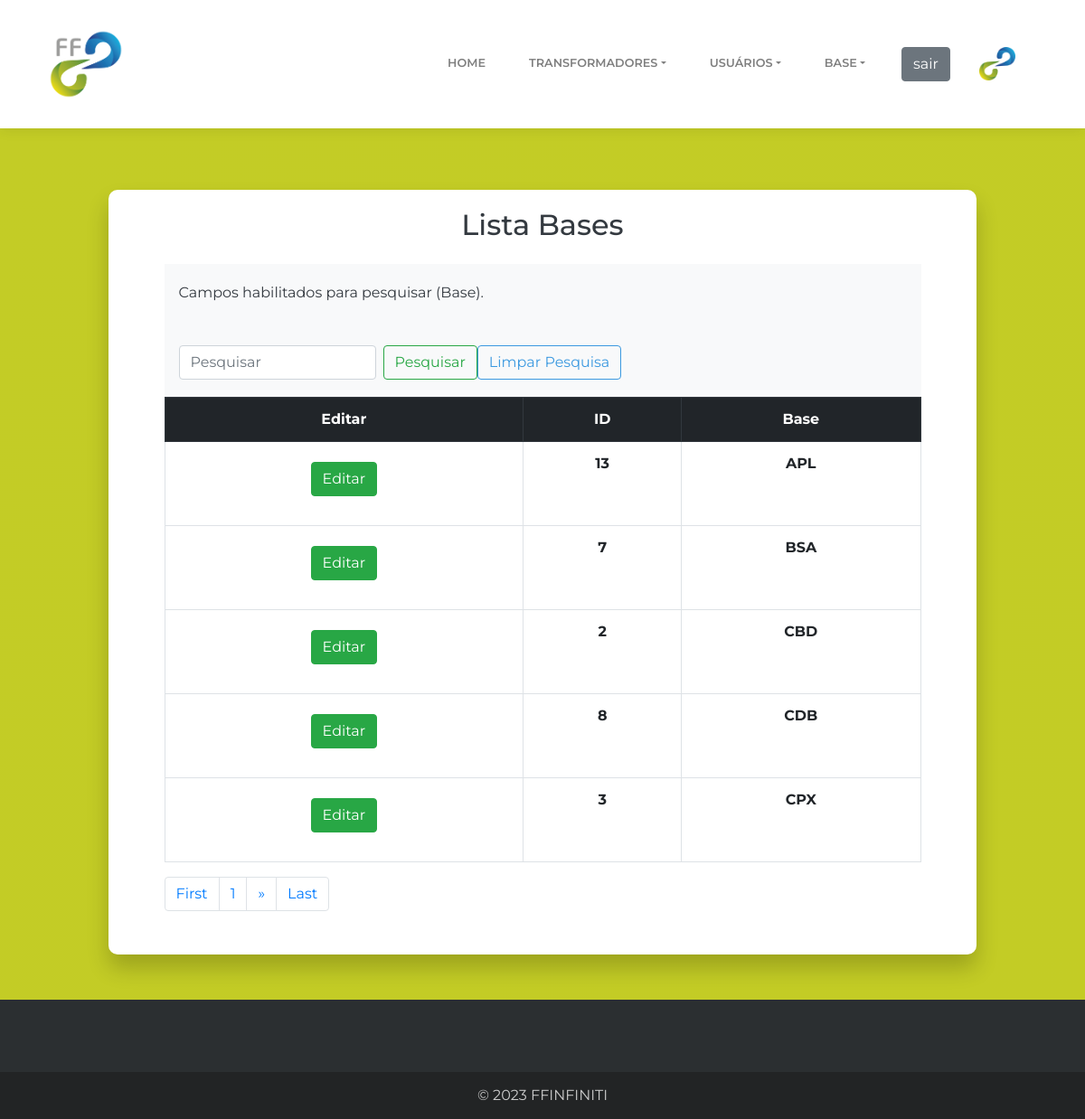
/paginas/list.transformers.base.php (signed in), run on the app's committed database.
### tables this page shows
CREATE TABLE `transformersBase` (
  `id` int NOT NULL AUTO_INCREMENT,
  `base` varchar(255) DEFAULT NULL,
  PRIMARY KEY (`id`)
);

### dao/transformersBaseDao.php (called while the page is built, shortened)
<?php
	function listTransformersBasePagination($start, $limit){
    	$conn = conectar();
    	$sql = "select * from transformersBase order by base limit $start, $limit;";
		$result = mysqli_query($conn,$sql);
		return $result;
	}
	function countNumberValuesTransformersBaseToPagination(){
    	$conn = conectar();
    	$sql = "select count(id) count from transformersBase;";
		$result = mysqli_query($conn,$sql) -> fetch_array(MYSQLI_NUM);
		return $result;
	}
?>

### paginas/list.transformers.base.php (the view, shortened to what this page needs)
<?php
	include_once('../template/header.php');
	include_once('../dao/transformersBaseDao.php');
	require_once('../functions/pagination.php');
?>
			 <section id="listtransformers" class="sections degrade" style="">
	            <div class="container">
                    <div class="content" style="width: 90%;height: 95%;">
		                <div class="table-responsive" style="padding-top: 20px; min-height: 600px;">
		                	<div class="form-group text-center h2">
                        		<label class="text-center text-dark">Lista Bases</label>
                    		</div>
                    		<nav class="navbar navbar-light bg-light">
								<label class="text-center text-dark">Campos habilitados para pesquisar (Base).</label>
							</nav>
							<?php
								include_once('../template/search.php');
								if(!isset($_GET['search'])){
								    $resulTransformersBase = listTransformersBasePagination($start, $limit);
									$countRegisters = countNumberValuesTransformersBaseToPagination();
									$countRegisters = $countRegisters[0];
								} else{
									$valueSearch = $_GET['search'];
									$resulTransformersBase = listTransformersBaseSearch($valueSearch, $start, $limit);
									$countRegisters = countNumberValuesTransformersBaseToPaginationSearch($valueSearch);
									$countRegisters = $countRegisters[0];
								}
							?>
							<table class="table table-bordered">
								<tbody>
						    		<?php if(!$countRegisters == 0): ?>
										<tr class="text-center thead-dark">
											<th scope="row">Editar</th>
									    	<th scope="row">ID</th>
									    	<th scope="row">Base</th>
										</tr>
				                   		<?php
				                   			while($transformerBase = mysqli_fetch_array($resulTransformersBase)){
										 		echo '<tr class="text-center">';
									    			echo '<th scope="row">';
										    			echo '<form action="../forms/form.edit.transformer.base.php" method="post">';
									                        echo '<button class="btn btn-success" type="submit">Editar</button>';
									                  	echo '</form>';
									    			echo '</th>';
									    			echo '<th scope="row">'.$transformerBase['id'].'</th>';
									    			echo '<th scope="row">'.$transformerBase['base'].'</th>';
										    	echo '</tr>';
										    }
										?>
									<?php else: ?>
										<tr class="text-center thead-dark ">
									    	<th scope="row">Nenhum resultado encontrado...</th>
										</tr>
									<?php endif;?>
								</tbody>
							</table>
						</div>
						<?php
							if(!empty($countRegisters))
								include_once('../template/pagination.php');
						?>
		        	</div>
		        </div>
	         </section>
<?php
	include_once('../template/footer.php');
?>

### assets/css/style.css (style rules this page uses)
.degrade { width: 100%; overflow: hidden; display: flex; justify-content: center; align-items: center; background: linear-gradient(-45deg, #C3CC25, #C3CC26); background-attachment: fixed; overflow: hidden; position: relative; background-size: cover; text-align: justify; padding-top: 5rem; }
.sections .container { background: #fff; border-radius: 10px; box-shadow: 0 15px 25px rgba(0,0,0,0.2); width: 80%; display: flex; justify-content: center; align-items: center; flex-wrap: wrap; margin-top: 50px; margin-bottom: 50px; padding-bottom: 2rem; }
.sections .btn { margin-top: 10px; margin-bottom: 20px; }

### data on the page
transformersbase: id "13", base "APL"
transformersbase: id "7", base "BSA"
transformersbase: id "2", base "CBD"
transformersbase: id "8", base "CDB"
transformersbase: id "3", base "CPX"

### other printed values
$page "1"
